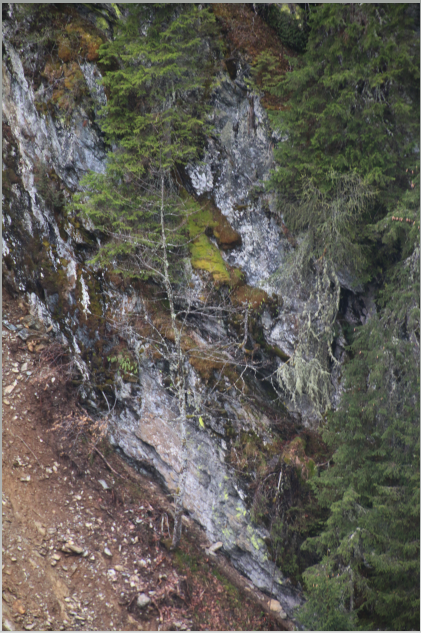
#> input picture Rainer_imgC.png, 421 x 633 px
$ jupyter execute bg_removal.ipynb
#> lines starting #> are read from the running program, lines starting #| are printed output that depends on the picture
[cell 1]
import numpy as np
import matplotlib.pyplot as plt
import cv2
import skimage.segmentation as seg

import skimage.color as color

[cell 2]
img = cv2.imread('Rainer_imgC.png')
#> img is the input picture: shape (633, 421, 3); mean B, G, R 86.1, 93.3, 95.4
plt.imshow(img)

[cell 3]
#denoise and average pixels
image_slic = seg.slic(img,n_segments=800) #n_segments is back proportional to the distance
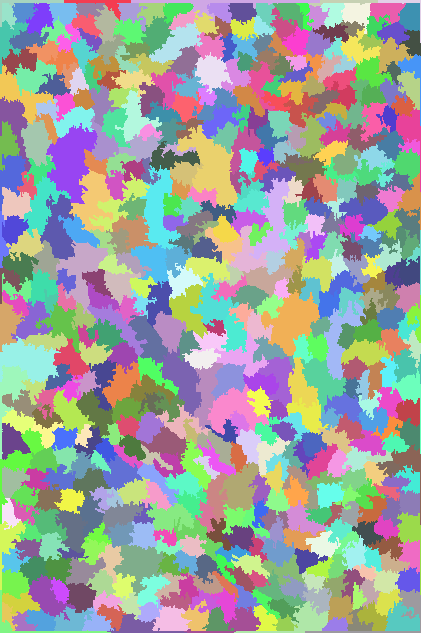
#> image_slic: shape (633, 421) int64; 563 distinct labels, from 1 to 563; one colour per label, 0 black
labels = color.label2rgb(image_slic, img, kind='avg')
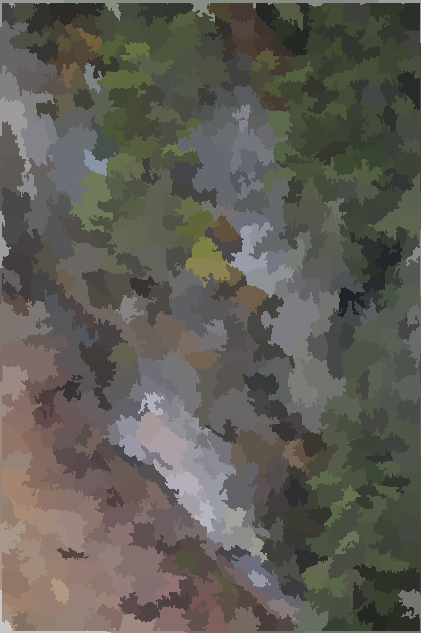
#> labels: shape (633, 421, 3); mean B, G, R 85.6, 92.8, 95
plt.imshow(labels)

[cell 4]
fig, ax = plt.subplots(1, 1)
ax.hist(labels.ravel(), bins=32, range=[0, 256])
ax.set_xlim(0, 256);
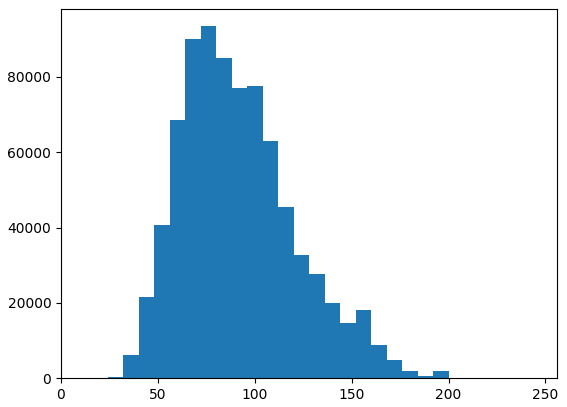
#> figure drawn by matplotlib, 1 panel; tallest bar 93442 high, from x = 72 to 80

[cell 5]
im = labels.copy() #remove the greens

im[np.all(im < (102, 102, 102), axis=-1)] = (255,255,255)
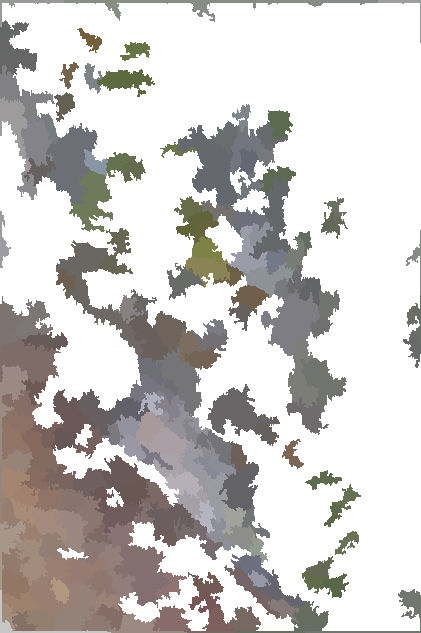
#> im: shape (633, 421, 3); mean B, G, R 197.7, 199.6, 202.7
#define green to remove, here (102, 102, 102) and higher RGB, ref hist above
plt.imshow(im)

[cell 6]
#apply the mask to the original image
mask = img.copy()
mask[np.all(im == (255, 255, 255), axis=-1)] = (255,255,255)
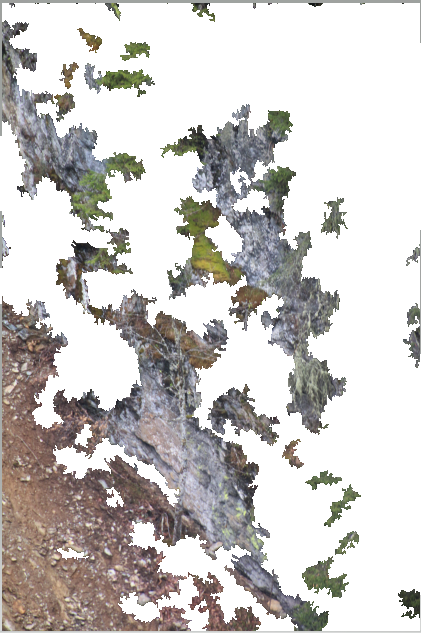
#> mask: shape (633, 421, 3); mean B, G, R 197.9, 199.9, 202.9

plt.figure(figsize = (20,20))
plt.imshow(mask)
